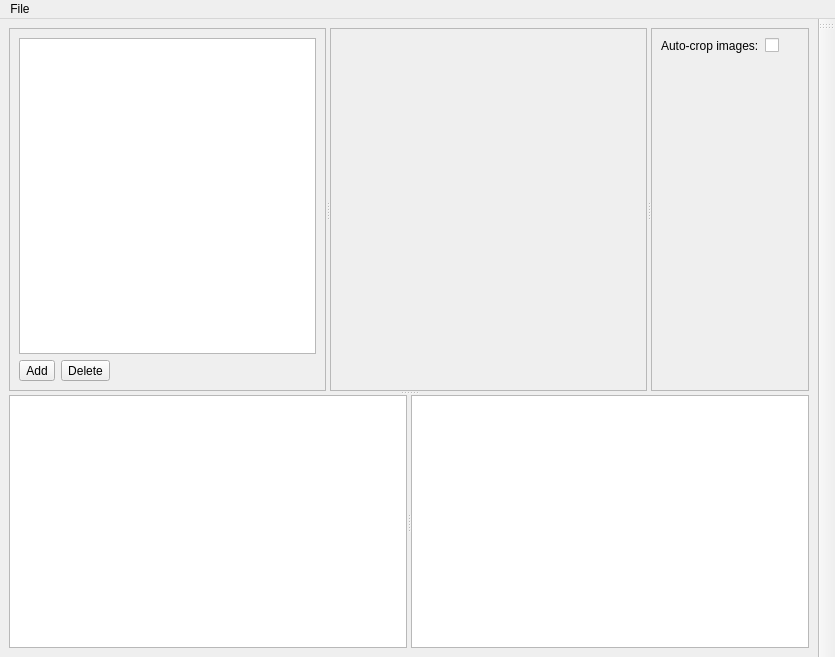
<?xml version="1.0" encoding="UTF-8"?>
<ui version="4.0">
 <class>MainWindow</class>
 <widget class="QMainWindow" name="MainWindow">
  <property name="geometry">
   <rect>
    <x>0</x>
    <y>0</y>
    <width>835</width>
    <height>657</height>
   </rect>
  </property>
  <property name="windowTitle">
   <string>Texture Packer</string>
  </property>
  <widget class="QWidget" name="centralwidget">
   <layout class="QGridLayout" name="gridLayout">
    <item row="0" column="0">
     <widget class="QSplitter" name="splitter_3">
      <property name="orientation">
       <enum>Qt::Vertical</enum>
      </property>
      <widget class="QSplitter" name="splitter">
       <property name="orientation">
        <enum>Qt::Horizontal</enum>
       </property>
       <widget class="QScrollArea" name="scrollArea">
        <property name="widgetResizable">
         <bool>true</bool>
        </property>
        <widget class="QWidget" name="scrollAreaWidgetContents">
         <property name="geometry">
          <rect>
           <x>0</x>
           <y>0</y>
           <width>315</width>
           <height>359</height>
          </rect>
         </property>
         <layout class="QVBoxLayout" name="verticalLayout">
          <item>
           <widget class="QListView" name="imageList"/>
          </item>
          <item>
           <layout class="QHBoxLayout" name="horizontalLayout">
            <item>
             <widget class="QToolButton" name="addImage">
              <property name="text">
               <string>Add</string>
              </property>
             </widget>
            </item>
            <item>
             <widget class="QToolButton" name="deleteImage">
              <property name="text">
               <string>Delete</string>
              </property>
             </widget>
            </item>
            <item>
             <spacer name="horizontalSpacer">
              <property name="orientation">
               <enum>Qt::Horizontal</enum>
              </property>
              <property name="sizeHint" stdset="0">
               <size>
                <width>40</width>
                <height>20</height>
               </size>
              </property>
             </spacer>
            </item>
           </layout>
          </item>
         </layout>
        </widget>
       </widget>
       <widget class="QScrollArea" name="scrollArea_2">
        <property name="widgetResizable">
         <bool>true</bool>
        </property>
        <widget class="QWidget" name="scrollAreaWidgetContents_2">
         <property name="geometry">
          <rect>
           <x>0</x>
           <y>0</y>
           <width>316</width>
           <height>359</height>
          </rect>
         </property>
         <layout class="QGridLayout" name="gridLayout_2">
          <item row="0" column="0">
           <widget class="QLabel" name="outTexture">
            <property name="sizePolicy">
             <sizepolicy hsizetype="MinimumExpanding" vsizetype="MinimumExpanding">
              <horstretch>0</horstretch>
              <verstretch>0</verstretch>
             </sizepolicy>
            </property>
            <property name="minimumSize">
             <size>
              <width>256</width>
              <height>256</height>
             </size>
            </property>
            <property name="baseSize">
             <size>
              <width>512</width>
              <height>512</height>
             </size>
            </property>
            <property name="text">
             <string/>
            </property>
           </widget>
          </item>
         </layout>
        </widget>
       </widget>
       <widget class="QScrollArea" name="scrollArea_3">
        <property name="widgetResizable">
         <bool>true</bool>
        </property>
        <widget class="QWidget" name="scrollAreaWidgetContents_3">
         <property name="geometry">
          <rect>
           <x>0</x>
           <y>0</y>
           <width>164</width>
           <height>359</height>
          </rect>
         </property>
         <layout class="QFormLayout" name="formLayout_2">
          <item row="0" column="1">
           <widget class="QCheckBox" name="autocrop">
            <property name="text">
             <string/>
            </property>
           </widget>
          </item>
          <item row="0" column="0">
           <widget class="QLabel" name="label">
            <property name="text">
             <string>Auto-crop images:</string>
            </property>
           </widget>
          </item>
         </layout>
        </widget>
       </widget>
      </widget>
      <widget class="QSplitter" name="splitter_2">
       <property name="orientation">
        <enum>Qt::Horizontal</enum>
       </property>
       <widget class="QListView" name="behaviorList">
        <property name="flow">
         <enum>QListView::LeftToRight</enum>
        </property>
       </widget>
       <widget class="QListView" name="currentBehavior">
        <property name="flow">
         <enum>QListView::LeftToRight</enum>
        </property>
       </widget>
      </widget>
     </widget>
    </item>
   </layout>
  </widget>
  <widget class="QMenuBar" name="menubar">
   <property name="geometry">
    <rect>
     <x>0</x>
     <y>0</y>
     <width>835</width>
     <height>21</height>
    </rect>
   </property>
   <widget class="QMenu" name="menuFile">
    <property name="title">
     <string>File</string>
    </property>
    <addaction name="actionImport_Images"/>
   </widget>
   <addaction name="menuFile"/>
  </widget>
  <widget class="QToolBar" name="toolBar">
   <property name="windowTitle">
    <string>toolBar</string>
   </property>
   <attribute name="toolBarArea">
    <enum>RightToolBarArea</enum>
   </attribute>
   <attribute name="toolBarBreak">
    <bool>false</bool>
   </attribute>
  </widget>
  <action name="actionImport_Images">
   <property name="text">
    <string>Import Images</string>
   </property>
  </action>
  <action name="actionDelete_Image">
   <property name="text">
    <string>Delete Image</string>
   </property>
  </action>
  <action name="actionAppend_Image">
   <property name="text">
    <string>Append Image</string>
   </property>
   <property name="toolTip">
    <string>Append selected image to current behavior</string>
   </property>
  </action>
  <action name="actionAdd_Behavior">
   <property name="text">
    <string>Add Behavior</string>
   </property>
  </action>
  <action name="actionDelete_Behavior">
   <property name="text">
    <string>Delete Behavior</string>
   </property>
  </action>
  <action name="actionEdit_Behavior">
   <property name="text">
    <string>Edit Behavior</string>
   </property>
  </action>
 </widget>
 <resources/>
 <connections/>
</ui>
